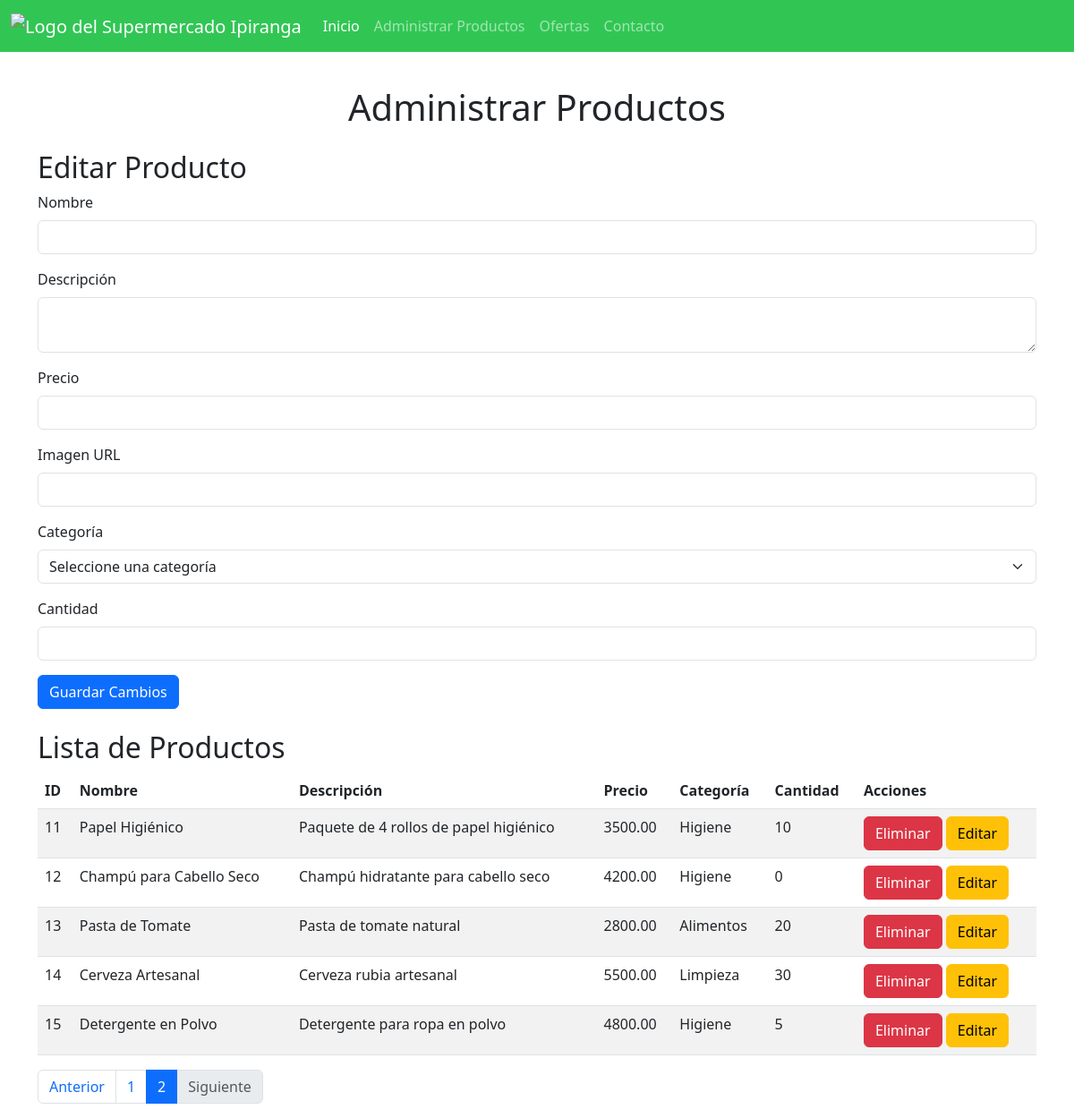
The app's page /administrar.php?pagina=2, older data.
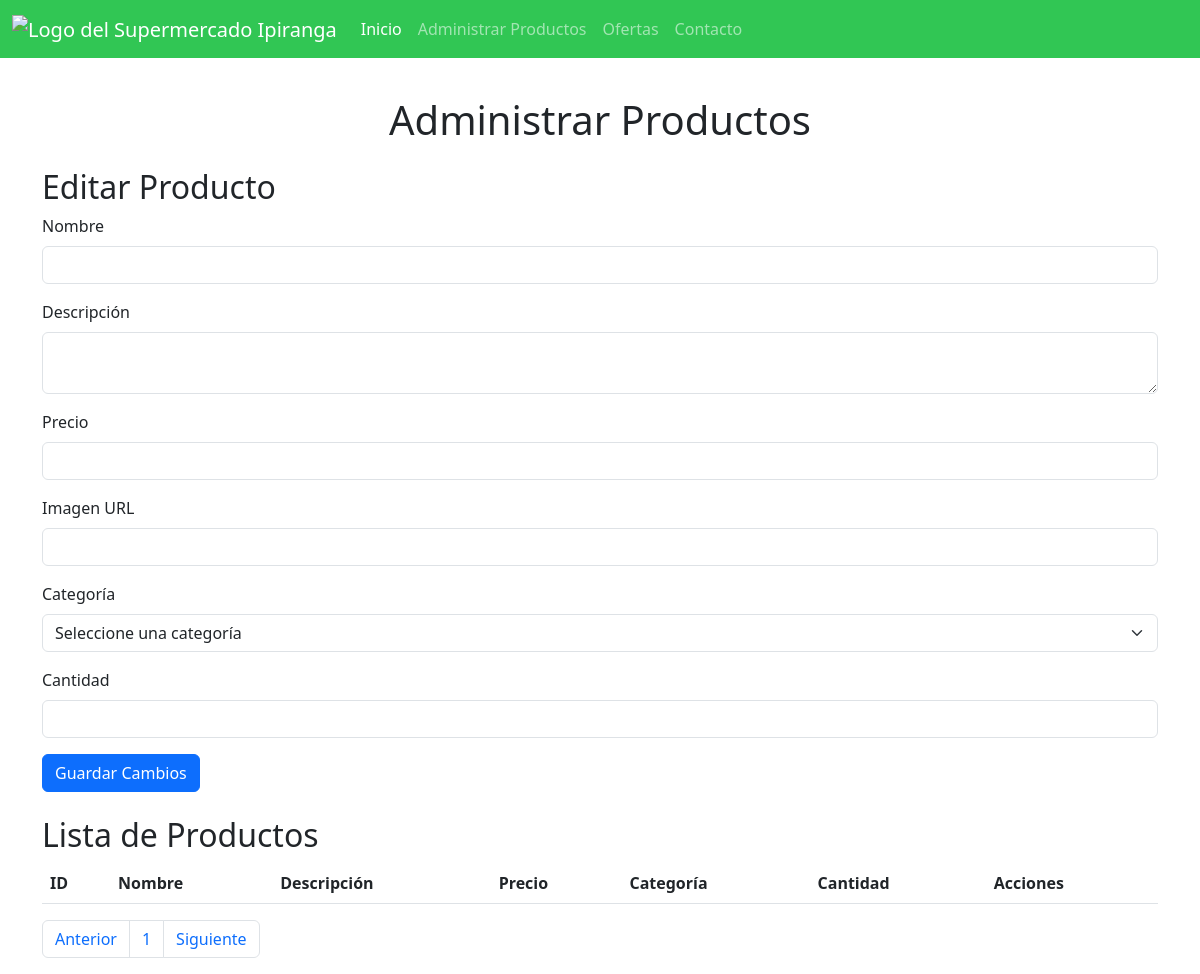
The same page, newer data.
### tables this page shows
CREATE TABLE `productos` (
  `id` int(11) NOT NULL,
  `nombre` varchar(150) NOT NULL,
  `descripcion` text DEFAULT NULL,
  `precio` decimal(10,2) NOT NULL,
  `imagen` varchar(255) DEFAULT NULL,
  `categoria_id` int(11) DEFAULT NULL,
  `cantidad` int(11) DEFAULT 0
);

CREATE TABLE `categorias` (
  `id` int(11) NOT NULL,
  `nombre` varchar(100) NOT NULL
);

### administrar.php (the view, shortened to what the changed rows need)
<?php
$servername = "localhost";
$username = "root";
$password = "";
$dbname = "jenny";
$conn = new mysqli($servername, $username, $password, $dbname);
function paginacion($pagina_actual, $total_paginas, $url) {
    $paginacion = "<nav><ul class='pagination'>";
    $paginacion .= "<li class='page-item" . ($pagina_actual == 1 ? " disabled" : "") . "'><a class='page-link' href='" . $url . "?pagina=" . ($pagina_actual - 1) . "'>Anterior</a></li>";
    for ($i = 1; $i <= $total_paginas; $i++) {
        $paginacion .= "<li class='page-item" . ($i == $pagina_actual ? " active" : "") . "'><a class='page-link' href='" . $url . "?pagina=" . $i . "'>" . $i . "</a></li>";
    }
    $paginacion .= "<li class='page-item" . ($pagina_actual == $total_paginas ? " disabled" : "") . "'><a class='page-link' href='" . $url . "?pagina=" . ($pagina_actual + 1) . "'>Siguiente</a></li>";
    $paginacion .= "</ul></nav>";
    return $paginacion;
}
$pagina = isset($_GET['pagina']) ? (int)$_GET['pagina'] : 1;
$resultados_por_pagina = 10;
$total_productos = $conn->query("SELECT COUNT(*) FROM productos")->fetch_row()[0];
$total_paginas = ceil($total_productos / $resultados_por_pagina);
$offset = ($pagina - 1) * $resultados_por_pagina;
$paginacion = paginacion($pagina, $total_paginas, 'administrar.php');
$query_productos = "SELECT p.*, c.nombre AS categoria FROM productos p LEFT JOIN categorias c ON p.categoria_id = c.id LIMIT ?, ?";
$stmt_productos = $conn->prepare($query_productos);
$stmt_productos->bind_param("ii", $offset, $resultados_por_pagina);
$stmt_productos->execute();
$result_productos = $stmt_productos->get_result();
?>
<!DOCTYPE html>
<html lang="es">
<head>
    <link href="https://cdn.jsdelivr.net/npm/bootstrap@5.3.0/dist/css/bootstrap.min.css" rel="stylesheet">
    <link href="https://cdnjs.cloudflare.com/ajax/libs/font-awesome/6.0.0/css/all.min.css" rel="stylesheet">
    <link href="style.css" rel="stylesheet">
</head>
<body>
<main class="container mt-5 pt-5">
    <h1 class="text-center mb-4">Administrar Productos</h1>
    <div class="mb-4">
        <h2>Editar Producto</h2>
    </div>
    <h2>Lista de Productos</h2>
    <table class="table table-striped">
        <thead>
            <tr>
                <th>ID</th>
                <th>Nombre</th>
                <th>Descripción</th>
                <th>Precio</th>
                <th>Categoría</th>
                <th>Cantidad</th>
                <th>Acciones</th>
            </tr>
        </thead>
        <tbody>
            <?php while ($producto = $result_productos->fetch_assoc()): ?>
                <tr>
                    <td><?php echo $producto['id']; ?></td>
                    <td><?php echo $producto['nombre']; ?></td>
                    <td><?php echo $producto['descripcion']; ?></td>
                    <td><?php echo $producto['precio']; ?></td>
                    <td><?php echo $producto['categoria']; ?></td>
                    <td><?php echo $producto['cantidad']; ?></td>
                    <td>
                        <form method="POST" class="d-inline">
                            <button type="submit" name="eliminar_producto" class="btn btn-danger" onclick="return confirm('¿Está seguro de eliminar este producto?');">Eliminar</button>
                        </form>
                        <a href="administrar.php?producto_id=<?php echo $producto['id']; ?>" class="btn btn-warning">Editar</a>
                    </td>
                </tr>
            <?php endwhile; ?>
        </tbody>
    </table>
    <div class="text-center">
        <?php echo $paginacion; ?>
    </div>
</main>
</body>
</html>

Row changes from the older to the newer data that the page shows:
removed productos: id "11", nombre "Papel Higiénico", descripcion "Paquete de 4 rollos de papel higiénico", precio "3500.00", categoria.nombre "Higiene", cantidad "10"
removed productos: id "12", nombre "Champú para Cabello Seco", descripcion "Champú hidratante para cabello seco", precio "4200.00", categoria.nombre "Higiene", cantidad "0"
removed productos: id "13", nombre "Pasta de Tomate", descripcion "Pasta de tomate natural", precio "2800.00", categoria.nombre "Alimentos", cantidad "20"
removed productos: id "14", nombre "Cerveza Artesanal", descripcion "Cerveza rubia artesanal", precio "5500.00", categoria.nombre "Limpieza", cantidad "30"
removed productos: id "15", nombre "Detergente en Polvo", descripcion "Detergente para ropa en polvo", precio "4800.00", categoria.nombre "Higiene", cantidad "5"
Text that changed along with them:
list line gone: "2"
